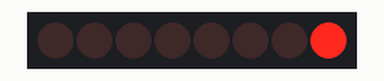
The sketch below on a simulated Arduino Uno, built with avr-gcc and run on an emulated ATmega328P. Parts: 8 shift-register outputs drawn as a row of LEDs (first output left, lit = HIGH). Wiring (inferred from the names in the program): shift register (74HC595): data pin 8; shift clock pin 10; latch pin 9. Wiring (inferred from the signals the program sends): row of LEDs: on Q0, Q1, Q2, Q3, Q4, Q5, Q6, Q7. What the sketch prints to the serial monitor is not drawn.

Above: at 0.5 s.
At 4.5 s:
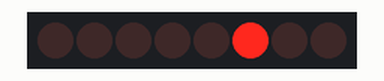
At 8.5 s:
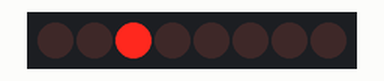
At 11.5 s:
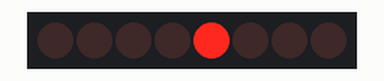
At 15.5 s:
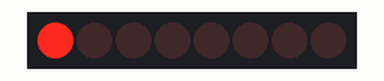
At 17.5 s:
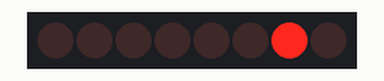
Timing chart, 0 to 18.4 s (numbered marks = the images above):
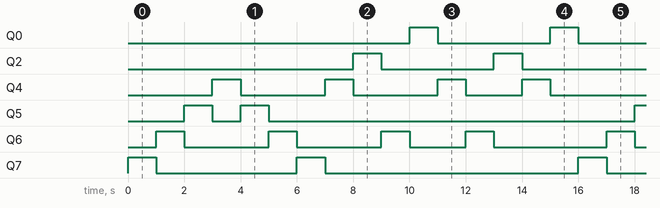

The sketch:

programme_chifonie_sol_no_des.ino
```cpp
//Broches connectées 74HC595
const int DS = 8; // Données
const int ST_CP = 9; // Verrou
const int SH_CP = 10; // Horloge

byte RAZ = B00000000;
byte Donnee1 = B10000000;
byte Donnee2 = B01000000;
byte Donnee3 = B11111111;
long int Chiffre1 = 0x8000;
int impuls = 10;
int pause = 100;


void setup()
{
pinMode(DS, OUTPUT);
pinMode(ST_CP, OUTPUT);
pinMode(SH_CP, OUTPUT);
Serial.begin(9600);
Serial.println(Chiffre1,BIN);
Serial.println(Chiffre1);
}
void note1(int dure){
   digitalWrite(ST_CP, LOW);
  shiftOut(DS, SH_CP, LSBFIRST, B00000001);
  digitalWrite(ST_CP, HIGH);
  delay(dure);

}
void note2(int dure){
  digitalWrite(ST_CP, LOW);
  shiftOut(DS, SH_CP, LSBFIRST, B00000010);
  digitalWrite(ST_CP, HIGH);
  delay(dure);
}
void note3(int dure){
  digitalWrite(ST_CP, LOW);
  shiftOut(DS, SH_CP, LSBFIRST, B00000100);
  digitalWrite(ST_CP, HIGH);
  delay(dure);
}
void note4(int dure){
  digitalWrite(ST_CP, LOW);
  shiftOut(DS, SH_CP, LSBFIRST, B00001000);
  digitalWrite(ST_CP, HIGH);
  delay(dure);
}
void note5(int dure){
  digitalWrite(ST_CP, LOW);
  shiftOut(DS, SH_CP, LSBFIRST, B00010000);
  digitalWrite(ST_CP, HIGH);
  delay(dure);
}
void note6(int dure){
  digitalWrite(ST_CP, LOW);
  shiftOut(DS, SH_CP, LSBFIRST, B00100000);
  digitalWrite(ST_CP, HIGH);
  delay(dure);
}
void note7(int dure){
  digitalWrite(ST_CP, LOW);
  shiftOut(DS, SH_CP, LSBFIRST, B01000000);
  digitalWrite(ST_CP, HIGH);
  delay(dure);
}
void note8(int dure){
  digitalWrite(ST_CP, LOW);
  shiftOut(DS, SH_CP, LSBFIRST, B10000000);
  digitalWrite(ST_CP, HIGH);
  delay(dure);
}
void loop(){
  note1(1000);
  note2(1000);
  note3(1000);
  note4(1000);
  note3(1000);
  note2(1000);
  note1(1000);
  note4(1000);
  note6(1000);
  note2(1000);
  note8(1000);
  note4(1000);
  note2(1000);
  note6(1000);
  note4(1000);
  note8(1000);
}
```

Measured:
- by itself, Q0: LOW → HIGH at 10.0 s, → LOW 1.0 s later, → HIGH 4.0 s later, → LOW 1.0 s later, … (8 changes in this stretch)
- by itself, Q2: LOW → HIGH at 8.0 s, → LOW 1.0 s later, → HIGH 4.0 s later, → LOW 1.0 s later, … (8 changes in this stretch)
- by itself, Q4, Q6: repeats every 16.0 s: 2 × (LOW 3.0 s, HIGH 1.0 s), LOW 2.0 s, HIGH 1.0 s, LOW 4.0 s, HIGH 1.0 s
- by itself, Q5: repeats every 16.0 s: LOW 1.0 s, HIGH 1.0 s, LOW 13.0 s, HIGH 1.0 s
- by itself, Q7: repeats every 16.0 s: LOW 5.0 s, HIGH 1.0 s, LOW 9.0 s, HIGH 1.0 s
